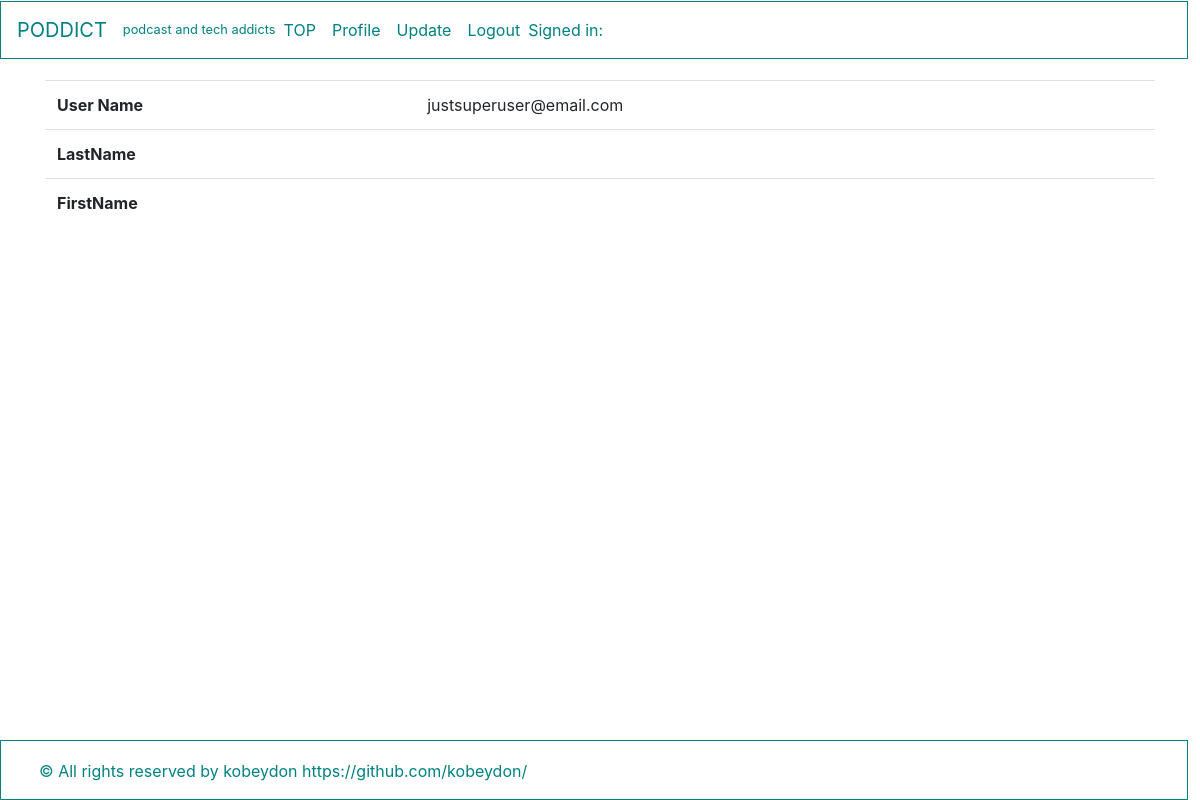
Before: /register/user_detail/2/ (signed in) with the older database file.
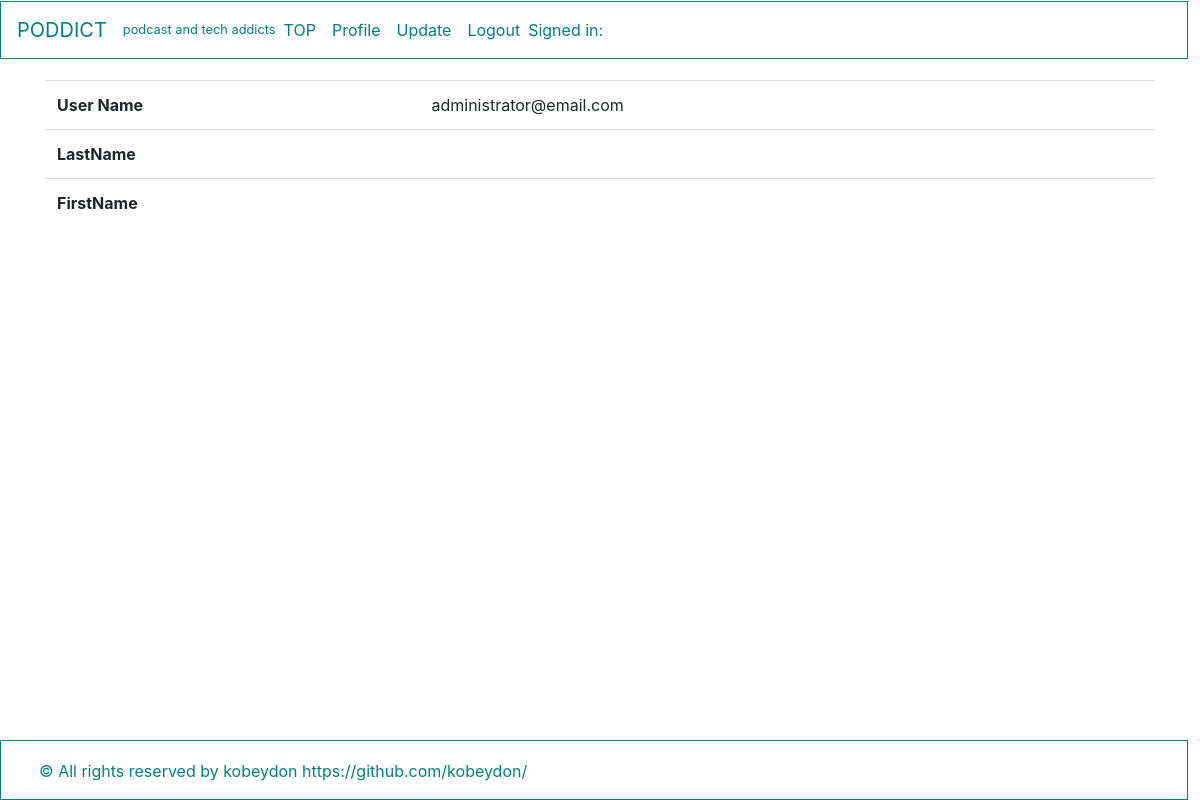
After: the same page with the newer database file.
### register/models.py (models this page shows, shortened)
    class User(AbstractBaseUser, PermissionsMixin):
        email = models.EmailField(_('email address'),unique=True)
        user_name=models.CharField(_('username'),max_length=30, unique=True)
        first_name = models.CharField(_('first name'),max_length=30)
        last_name = models.CharField(_('last name'),max_length=150)
        is_staff = models.BooleanField(
            _('staff status'),
            default=False,
            help_text=_(
                'Designates whether the user can log into this admin site.'),
        )
        is_active = models.BooleanField(
            _('active'),
            default=True,
            help_text=_(
                'Designates wheter this user should be treated as active.'
                'Unselect this instead of deleting accounts.'
            ),
        )
        date_joined = models.DateTimeField(_('date joined'),default=timezone.now)
        objects = UserManager()
        EMAIL_FIELD = 'email'
        USERNAME_FIELD = 'email'
        REQUIRED_FIELDS = []
        class Meta:
            verbose_name = _('user')
            verbose_name_plural = _('users')
        @property
        def username(self):
            return self.email

### register/views.py (the view)
# urls.py: path('user_detail/<int:pk>/', views.UserDetail.as_view(), name='user_detail'),
class UserDetail(OnlyYouMixin, generic.DetailView):
    model = User
    template_name = 'register/user_detail.html'

### register/views.py (called while the page is built)
    def test_func(self):
        user = self.request.user
        return user.pk == self.kwargs['pk'] or user.is_superuser

### templates/register/user_detail.html (shortened to what this page needs)
{% extends "base.html" %}
{% block contents %}
<table class="table">
    <tbody>
      <tr>
        <th>User Name</th>
        <td>{{ user.username }}</td>
      </tr>
      <tr>
        <th>LastName</th>
        <td>{{ user.last_name }}</td>
      </tr>
      <tr>
        <th>FirstName</th>
        <td>{{ user.first_name }}</td>
      </tr>
    </tbody>
</table>
{% endblock %}

### pdblog/templates/base.html (shortened to what this page needs)
{% load staticfiles %}
<!doctype html>
<html lang="en">
  <head>
    <link href="{% static 'css/pd_bootstrap.css' %}" rel="stylesheet">
    <link rel="stylesheet" href="https://use.fontawesome.com/releases/v5.7.0/css/all.css">
</head>
  <body>
    <header>
      <nav class="navbar navbar-expand-md fixed-top bg-outline-teal" style=width:99%;margin-top:1px;>
        <a class="navbar-brand" href="{% url 'pdblog:article_list' %}">PODDICT</a>
        <small style="Color:teal">podcast and tech addicts</small>
        <div class="collapse navbar-collapse" id="navbarCollapse">
          <ul class="navbar-nav mr-auto">
            <li class="nav-item {% block nav_activate %}{% endblock %}">
              <a class="nav-link" href="{% url 'pdblog:article_list' %}">TOP<span class="sr-only">(current)</span></a></li>
            {% if user.is_authenticated %}
            <li><a class="nav-item nav-link" href="{% url 'register:user_detail' user.pk %}">Profile</a></li>
            <li><a class="nav-item nav-link" href="{% url 'register:user_update' user.pk %}">Update</a></li>
            <li><a class="nav-item nav-link" href="{% url 'register:logout' %}">Logout</a></li>
            <li class="navbar-text">Signed in:{{ user.user_name }}</li>
            {% else %}
            <li><a class="nav-item nav-link" href="{% url 'register:login' %}">Login</a></li>
            <li><a class="nav-item nav-link" href="{% url 'register:user_create' %}">SignUp</a></li>
            {% endif %}
          </ul>
        </div>
      </nav>
    </header>
    <main role="main" class="container mt-7">
        {% block contents %}{% endblock %}
    </main>
    <footer class="pdfooter bg-outline-teal">
      <div class="container">
        <span> &#169; All rights reserved by kobeydon https://github.com/kobeydon/</span>
      </div>
    </footer>
 </body>
</html>

Changed rows visible on the page:
changed User: username "justsuperuser@email.com" → "administrator@email.com"
